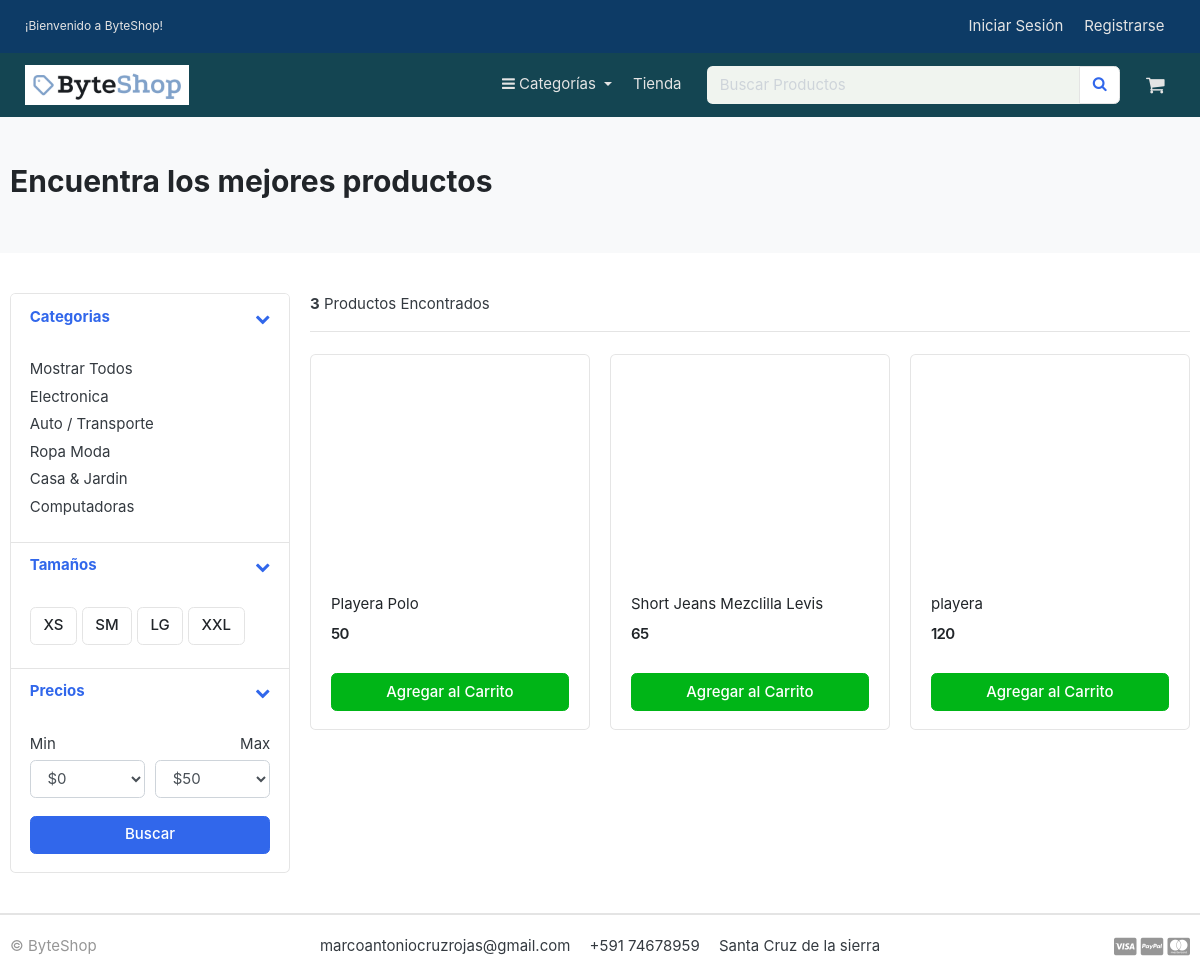
Page /store/category/ropa-moda/ on the committed database.
### category/models.py (models this page shows, shortened)
class Category(models.Model):
    category_name = models.CharField(max_length=20, unique=True)
    description = models.CharField(max_length=255, blank=True)
    slug =  models.CharField(max_length=100, unique=True)
    cat_image =  models.ImageField(upload_to='photos/categories', blank=True)
    class Meta:
        verbose_name = 'Category'
        verbose_name_plural = 'Categories'
    def get_url(self):
        return reverse('products_by_category', args=[self.slug])

### store/models.py (models this page shows, shortened)
class Product(models.Model):
    product_name = models.CharField(max_length=200, unique=True)
    slug = models.CharField(max_length=200, unique=True)
    description = models.TextField(max_length=500, blank=True)
    price = models.IntegerField()
    images = images = CloudinaryField('image')#models.ImageField(upload_to='photos/products')
    stock = models.IntegerField()
    is_available = models.BooleanField(default=True)
    category = models.ForeignKey(Category, on_delete=models.CASCADE)
    created_date = models.DateTimeField(auto_now_add=True)
    modified_date = models.DateTimeField(auto_now=True)
    def get_url(self):
        return reverse('product_detail', args=[self.category.slug, self.slug])

### store/views.py (the view)
# urls.py: path('store/', include('store.urls')),
def store(request, category_slug=None):
    categories = None
    products = None
    if category_slug != None:
        categories = get_object_or_404(Category, slug=category_slug)
        products = Product.objects.filter(category=categories, is_available=True).order_by('id')
        paginator = Paginator(products, 6)
        page = request.GET.get('page')
        paged_products = paginator.get_page(page)
        product_count = products.count()
    else:
        products = Product.objects.all().filter(is_available=True).order_by('id')
        paginator = Paginator(products, 6)
        page = request.GET.get('page')
        paged_products = paginator.get_page(page)
        product_count = products.count()
    context = {
        'products' : paged_products,
        'product_count' : product_count,
    }
    return render(request, 'store/store.html', context)

### carts/context_processors.py (called while the page is built)
def counter(request):
    cart_count = 0
    try:
        cart = Cart.objects.filter(cart_id=_cart_id(request))
        if request.user.is_authenticated:
            cart_items = CartItem.objects.all().filter(user=request.user)
        else:
            cart_items = CartItem.objects.all().filter(cart=cart[:1])
        for cart_item in cart_items:
            cart_count += cart_item.quantity
    except Cart.DoesNotExist:
        cart_count = 0
    return dict(cart_count=cart_count)

### carts/views.py (called while the page is built)
def _cart_id(request):
    cart = request.session.session_key
    if not cart:
        cart = request.session.create()
    return cart

### category/context_processors.py (called while the page is built)
def menu_links(request):
    links = Category.objects.all()
    return dict(links=links)

### templates/store/store.html (shortened to what this page needs)
{% extends 'base.html' %}
{% block content %}
<section class="section-pagetop bg">
  <div class="container">
    <h2 class="title-page">Encuentra los mejores productos</h2>
  </div>
</section>
<section class="section-content padding-y">
  <div class="container">
    <div class="row">
      <aside class="col-md-3">
        <div class="card">
          <article class="filter-group">
            <header class="card-header">
              <a href="#" data-toggle="collapse" data-target="#collapse_1" aria-expanded="true" class="">
                <i class="icon-control fa fa-chevron-down"></i>
                <h6 class="title">Categorias</h6>
              </a>
            </header>
            <div class="filter-content collapse show" id="collapse_1" style="">
              <div class="card-body">
                <ul class="list-menu">
                  <li><a href="{% url 'store' %}">Mostrar Todos</a></li>
                  {% for category in links %}
                  <li><a href="{{ category.get_url }}">{{ category.category_name}}</a></li>
                  {% endfor %}
                </ul>
              </div>
            </div>
          </article>
          <article class="filter-group">
            <header class="card-header">
              <a href="#" data-toggle="collapse" data-target="#collapse_4" aria-expanded="true" class="">
                <i class="icon-control fa fa-chevron-down"></i>
                <h6 class="title">Tamaños </h6>
              </a>
            </header>
            <div class="filter-content collapse show" id="collapse_4" style="">
              <div class="card-body">
                <label class="checkbox-btn">
                  <span class="btn btn-light"> XS </span>
                </label>
                <label class="checkbox-btn">
                  <span class="btn btn-light"> SM </span>
                </label>
                <label class="checkbox-btn">
                  <span class="btn btn-light"> LG </span>
                </label>
                <label class="checkbox-btn">
                  <span class="btn btn-light"> XXL </span>
                </label>
              </div>
            </div>
          </article>
          <article class="filter-group">
            <header class="card-header">
              <a href="#" data-toggle="collapse" data-target="#collapse_3" aria-expanded="true" class="">
                <i class="icon-control fa fa-chevron-down"></i>
                <h6 class="title">Precios </h6>
              </a>
            </header>
            <div class="filter-content collapse show" id="collapse_3" style="">
              <div class="card-body">
                <div class="form-row">
                  <div class="form-group col-md-6">
                    <label>Min</label>
                    <select class="mr-2 form-control">
                      <option value="0">$0</option>
                    </select>
                  </div>
                  <div class="form-group text-right col-md-6">
                    <label>Max</label>
                    <select class="mr-2 form-control">
                      <option value="50">$50</option>
                    </select>
                  </div>
                </div>
                <button class="btn btn-block btn-primary">Buscar</button>
              </div>
            </div>
          </article>
        </div>
      </aside>
      <main class="col-md-9">
        <header class="border-bottom mb-4 pb-3">
          <div class="form-inline">
            <span class="mr-md-auto"><b>{{ product_count }}</b> Productos Encontrados </span>
          </div>
        </header>
        <div class="row">
          {% if products %}
          {% for product in products %}
          <div class="col-md-4">
            <figure class="card card-product-grid">
              <div class="img-wrap">
              </div>
              <figcaption class="info-wrap">
                <div class="fix-height">
                  <a href="{{ product.get_url }}" class="title">{{product.product_name}}</a>
                  <div class="price-wrap mt-2">
                    <span class="price">{{ product.price }}</span>
                  </div>
                </div>
                <a href="{% url 'add_cart' product.id %}" class="btn btn-block btn-success">Agregar al Carrito </a>
              </figcaption>
            </figure>
          </div>
          {% endfor %}
          {% else %}
          <div style="text-align: center; color: darkgray; font-size: small;">
              <h2>No se han encontrado resultados para tu búsqueda</h2>
          </div>
          {% endif %}
        </div>
      </main>
    </div>
  </div>
</section>
{% endblock %}

### ecommerce/static/css/ui.css (style rules this page uses)
html { font-family: "Inter", sans-serif; font-size: 15px; }
.img-wrap { text-align: center; display: block; }
.price-wrap { letter-spacing: -0.7px; }
.padding-y { padding-top: 40px; padding-bottom: 40px; }
figure { margin-bottom: 0; }
article:after, .form-group:after { display: block; clear: both; content: ""; }
.bg { background-color: #f8f9fa; }
.title-page { color: #212529; }
.btn-light { background-color: #fff; border-color: #e4e4e4; }
[class*=list-] li:after { visibility: hidden; display: block; content: ""; overflow: hidden; height: 0; clear: both; }
.list-menu { list-style: none; margin: 0; padding-left: 0; }
.list-menu li { margin-bottom: 5px; }
.list-menu a { color: #343a40; }
[class*=card-product] a.title { color: #212529; display: block; }
[class*=card-product] .img-wrap { overflow: hidden; position: relative; }
.card-product-grid { margin-bottom: 20px; }
.card-product-grid .img-wrap { border-radius: 0.2rem 0.2rem 0 0; height: 220px; }
.card-product-grid .info-wrap { overflow: hidden; padding: 18px 20px; }
.card-product-grid .fix-height { height: 80px; overflow: hidden; }
.card .img-wrap { overflow: hidden; }
.price { font-weight: 600; color: #212529; }
.icon-control { margin-top: 5px; float: right; font-size: 80%; }
.card-header .title { margin-bottom: 0; line-height: 1.5; }
.filter-group { border-bottom: 1px solid #e4e4e4; }
.filter-group .card-header { border-bottom: 0; }
.filter-group:last-child { border-bottom: 0; }
.checkbox-btn { position: relative; }
.section-pagetop { padding: 45px 0; }

### rows in the picture
Category: category_name "Electronica"
Category: category_name "Auto / Transporte"
Category: category_name "Ropa Moda"
Category: category_name "Casa & Jardin"
Category: category_name "Computadoras"
Product: product_name "Playera Polo", price "50"
Product: product_name "Short Jeans Mezclilla Levis", price "65"
Product: product_name "playera", price "120"

### other values in the picture
{{ product_count }} "3"
